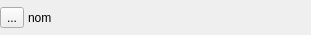
<?xml version="1.0" encoding="UTF-8"?>
<ui version="4.0">
 <class>ItemWidget</class>
 <widget class="QWidget" name="ItemWidget">
  <property name="geometry">
   <rect>
    <x>0</x>
    <y>0</y>
    <width>311</width>
    <height>35</height>
   </rect>
  </property>
  <property name="windowTitle">
   <string>Form</string>
  </property>
  <layout class="QVBoxLayout" name="verticalLayout">
   <property name="spacing">
    <number>0</number>
   </property>
   <property name="margin">
    <number>0</number>
   </property>
   <item>
    <layout class="QHBoxLayout" name="horizontalLayout">
     <property name="spacing">
      <number>4</number>
     </property>
     <item>
      <widget class="QToolButton" name="btnExec">
       <property name="text">
        <string>...</string>
       </property>
       <property name="icon">
        <iconset resource="resource.qrc">
         <normaloff>:/icon/exec.png</normaloff>:/icon/exec.png</iconset>
       </property>
       <property name="iconSize">
        <size>
         <width>24</width>
         <height>24</height>
        </size>
       </property>
      </widget>
     </item>
     <item>
      <widget class="QLabel" name="labelNom">
       <property name="text">
        <string>nom</string>
       </property>
      </widget>
     </item>
    </layout>
   </item>
  </layout>
 </widget>
 <resources>
  <include location="resource.qrc"/>
 </resources>
 <connections/>
</ui>
